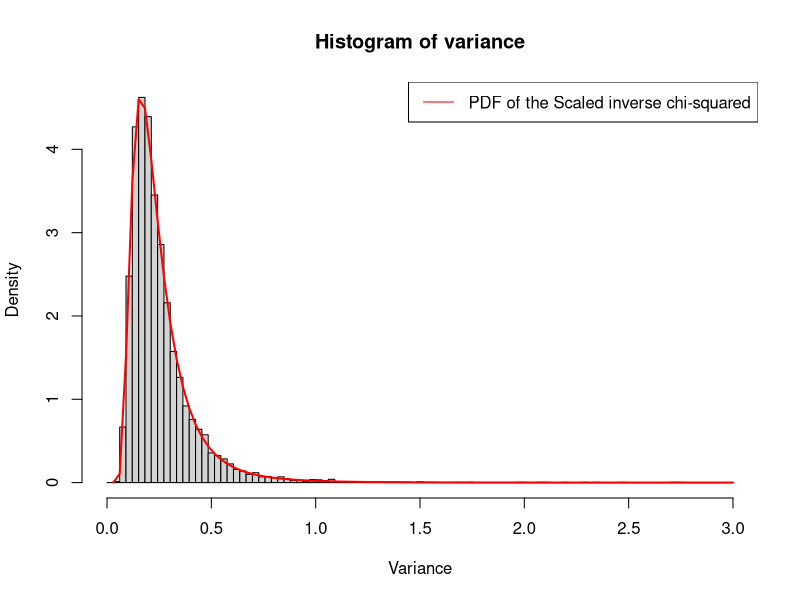
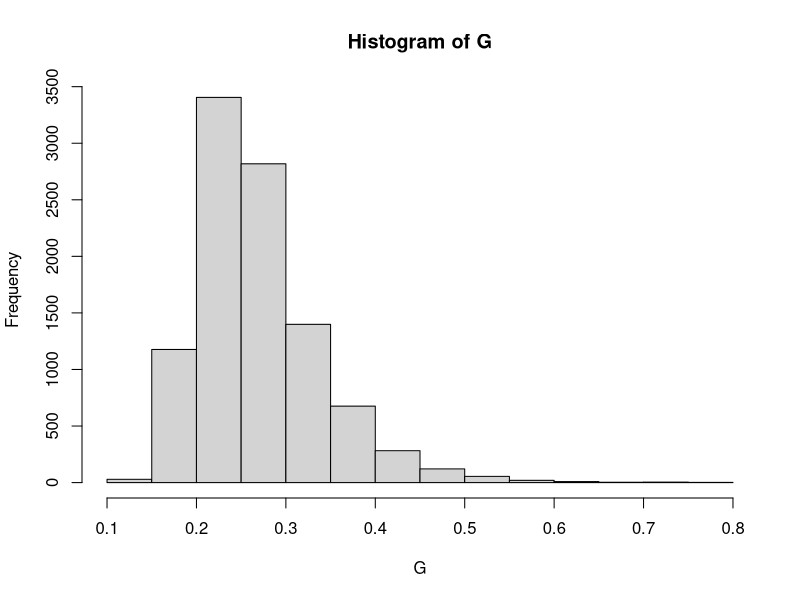
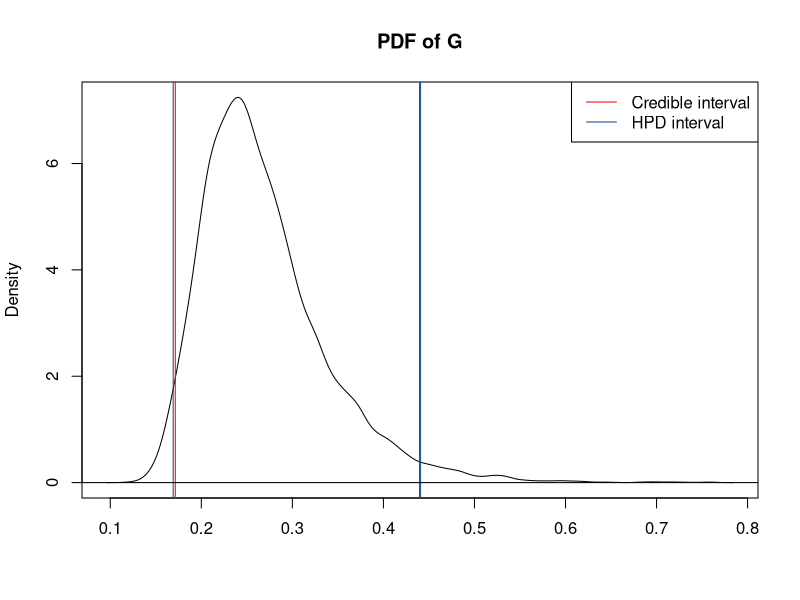

These figures' R source, in order:
### 2 a)
set.seed(235)

draws = 10000
income = c(14, 25, 45, 25, 30, 33, 19, 50, 34, 67)
n = 10
v = 9

y = log(income)
tau2=sum((y-3.5)^2)/10
tau = tau2**(0.5)

var<-((n-1)*tau2)/rchisq(draws,n-1)
hist(var,breaks = seq(0,3,length=100),freq=FALSE, xlab="Variance", main="Histogram of variance") 
theta = seq(0,3,length=100)
p = ((v/2)^(v/2))*(tau^v)*(theta^-((v/2)+1))*exp((-v*tau2)/(2*theta))
p = p/gamma(v/2)
lines(theta,p,col="red", lwd=2)
legend("topright", col = c("red"), legend=c("PDF of the Scaled inverse chi-squared"),lty=1)

### 2 b)
set.seed(235)

G = 2*pnorm(var**0.5/2**0.5)-1
hist(G)

### 2 c)
set.seed(235)

q = quantile(G,probs=c(0.025,0.975))
print(paste("Lower threshold of the credible interval: ", q[1]))
print(paste("Upper threshold of the credible interval: ", q[2]))
newG = G[which(G > q[1])]
newG = newG[which(newG < q[2])]
plot(density(G), main="PDF of G", xlab="")
legend("topright", col = c("red", "dodgerblue4"), legend=c("Credible interval", "HPD interval"),lty=1)
abline(v=q[1],col="red")
abline(v=q[2],col="red")


dx <- density(G)
dn <- cumsum(dx$y)/sum(dx$y)
li <- which(dn>=0.025)[1]
ui <- which(dn>=0.975)[1]
dx$x[c(li,ui)]
print(paste("Lower threshold of the highest posterior density interval: ", dx$x[c(li,ui)][1]))
print(paste("Upper threshold of the highest posterior density interval: ", dx$x[c(li,ui)][2]))
abline(v = 0.1690950,col="dodgerblue4")
abline(v= 0.4408587,col="dodgerblue4")
abline(h=0)

